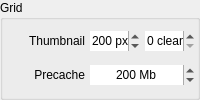
               <widget class="QGroupBox" name="group_grid">
                <property name="sizePolicy">
                 <sizepolicy hsizetype="Ignored" vsizetype="Preferred">
                  <horstretch>0</horstretch>
                  <verstretch>0</verstretch>
                 </sizepolicy>
                </property>
                <property name="focusPolicy">
                 <enum>Qt::NoFocus</enum>
                </property>
                <property name="title">
                 <string>Grid</string>
                </property>
                <property name="flat">
                 <bool>true</bool>
                </property>
                <layout class="QGridLayout" name="group_grid_layout">
                 <property name="leftMargin">
                  <number>2</number>
                 </property>
                 <property name="topMargin">
                  <number>2</number>
                 </property>
                 <property name="rightMargin">
                  <number>2</number>
                 </property>
                 <property name="bottomMargin">
                  <number>2</number>
                 </property>
                 <property name="spacing">
                  <number>5</number>
                 </property>
                 <item row="2" column="0">
                  <widget class="QLabel" name="label_grid_precache">
                   <property name="minimumSize">
                    <size>
                     <width>80</width>
                     <height>20</height>
                    </size>
                   </property>
                   <property name="maximumSize">
                    <size>
                     <width>80</width>
                     <height>20</height>
                    </size>
                   </property>
                   <property name="text">
                    <string>Precache</string>
                   </property>
                   <property name="alignment">
                    <set>Qt::AlignRight|Qt::AlignTrailing|Qt::AlignVCenter</set>
                   </property>
                  </widget>
                 </item>
                 <item row="1" column="1">
                  <widget class="QSpinBox" name="grid_thumb">
                   <property name="sizePolicy">
                    <sizepolicy hsizetype="Ignored" vsizetype="Fixed">
                     <horstretch>0</horstretch>
                     <verstretch>0</verstretch>
                    </sizepolicy>
                   </property>
                   <property name="minimumSize">
                    <size>
                     <width>0</width>
                     <height>20</height>
                    </size>
                   </property>
                   <property name="maximumSize">
                    <size>
                     <width>16777215</width>
                     <height>20</height>
                    </size>
                   </property>
                   <property name="focusPolicy">
                    <enum>Qt::ClickFocus</enum>
                   </property>
                   <property name="frame">
                    <bool>false</bool>
                   </property>
                   <property name="alignment">
                    <set>Qt::AlignCenter</set>
                   </property>
                   <property name="suffix">
                    <string> px</string>
                   </property>
                   <property name="minimum">
                    <number>50</number>
                   </property>
                   <property name="maximum">
                    <number>2000</number>
                   </property>
                   <property name="singleStep">
                    <number>10</number>
                   </property>
                   <property name="value">
                    <number>200</number>
                   </property>
                  </widget>
                 </item>
                 <item row="1" column="2">
                  <widget class="QSpinBox" name="grid_clean">
                   <property name="sizePolicy">
                    <sizepolicy hsizetype="Ignored" vsizetype="Fixed">
                     <horstretch>0</horstretch>
                     <verstretch>0</verstretch>
                    </sizepolicy>
                   </property>
                   <property name="minimumSize">
                    <size>
                     <width>0</width>
                     <height>20</height>
                    </size>
                   </property>
                   <property name="maximumSize">
                    <size>
                     <width>16777215</width>
                     <height>20</height>
                    </size>
                   </property>
                   <property name="focusPolicy">
                    <enum>Qt::ClickFocus</enum>
                   </property>
                   <property name="frame">
                    <bool>false</bool>
                   </property>
                   <property name="alignment">
                    <set>Qt::AlignCenter</set>
                   </property>
                   <property name="suffix">
                    <string> clean</string>
                   </property>
                   <property name="maximum">
                    <number>100000</number>
                   </property>
                   <property name="singleStep">
                    <number>100</number>
                   </property>
                   <property name="value">
                    <number>0</number>
                   </property>
                  </widget>
                 </item>
                 <item row="1" column="0">
                  <widget class="QLabel" name="label_grid_thumb">
                   <property name="minimumSize">
                    <size>
                     <width>80</width>
                     <height>20</height>
                    </size>
                   </property>
                   <property name="maximumSize">
                    <size>
                     <width>80</width>
                     <height>20</height>
                    </size>
                   </property>
                   <property name="focusPolicy">
                    <enum>Qt::NoFocus</enum>
                   </property>
                   <property name="text">
                    <string>Thumbnail</string>
                   </property>
                   <property name="alignment">
                    <set>Qt::AlignRight|Qt::AlignTrailing|Qt::AlignVCenter</set>
                   </property>
                  </widget>
                 </item>
                 <item row="2" column="1" colspan="2">
                  <widget class="QSpinBox" name="grid_precache">
                   <property name="sizePolicy">
                    <sizepolicy hsizetype="Ignored" vsizetype="Fixed">
                     <horstretch>0</horstretch>
                     <verstretch>0</verstretch>
                    </sizepolicy>
                   </property>
                   <property name="minimumSize">
                    <size>
                     <width>0</width>
                     <height>20</height>
                    </size>
                   </property>
                   <property name="maximumSize">
                    <size>
                     <width>16777215</width>
                     <height>20</height>
                    </size>
                   </property>
                   <property name="focusPolicy">
                    <enum>Qt::ClickFocus</enum>
                   </property>
                   <property name="frame">
                    <bool>false</bool>
                   </property>
                   <property name="alignment">
                    <set>Qt::AlignCenter</set>
                   </property>
                   <property name="suffix">
                    <string> Mb</string>
                   </property>
                   <property name="minimum">
                    <number>1</number>
                   </property>
                   <property name="maximum">
                    <number>5000</number>
                   </property>
                   <property name="singleStep">
                    <number>10</number>
                   </property>
                   <property name="value">
                    <number>200</number>
                   </property>
                  </widget>
                 </item>
                </layout>
               </widget>
